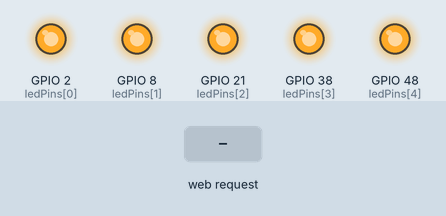
This sketch was run on a simulated ESP32-S3. On the bench: output pins drawn as LEDs (lit = HIGH). The test bench sets the inputs (shaded band). WiFi joins after 1.5 s; servers stay silent unless stated; storage starts empty; what the sketch prints to the serial monitor is not drawn.

Above: at 4.9 s.
5.0 s: HTTP request GET /api/led?state=discover received
At 7.2 s:
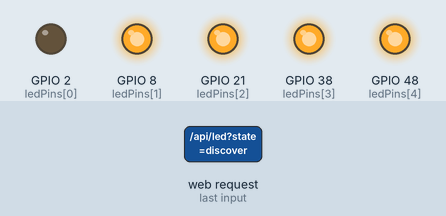
At 9.4 s:
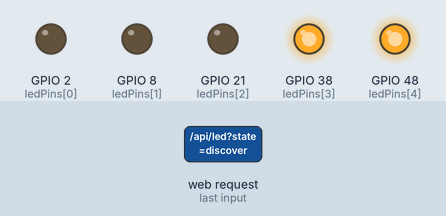
11.0 s: HTTP request GET /api/led?state=discover received
At 20.8 s:
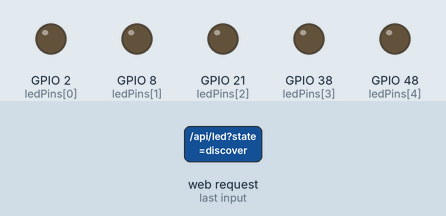
Timing chart, 0 to 22.3 s (numbered marks = the images above; inputs shaded):
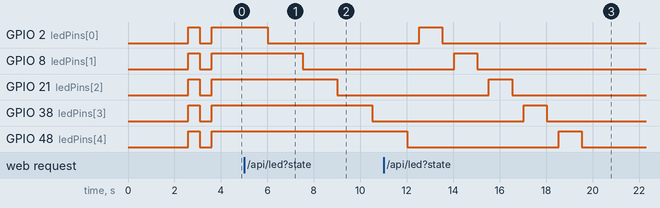

The sketch:

ESP32_S3_CMA_Node_Firmware.ino
```cpp
/*
 * ================================================================
 * ESP32-S3 CMA NODE FIRMWARE - SUPER DEBUG VERSION
 * ================================================================
 * Maximum debugging to find web server startup failure
 * ================================================================
 */

#include <WiFi.h>
#include <WebServer.h>
#include <SD.h>
#include <SPI.h>
#include <Wire.h>

// ========================
// WIFI CREDENTIALS - ALREADY SET!
// ========================
const char* ssid = "CMHK-r6Ts";
const char* password = "447dcqme";

// ========================
// HARDWARE PIN DEFINITIONS (Your Exact Wiring)
// ========================
#define SD_CS_PIN 5        // MicroSD CS
#define SD_MISO_PIN 12     // MicroSD MISO
#define SD_MOSI_PIN 11     // MicroSD MOSI
#define SD_SCK_PIN 36      // MicroSD SCK

// ========================
// MULTIPLE LED PIN TESTING
// ========================
int ledPins[] = {2, 8, 21, 38, 48};  // Common ESP32-S3 LED pins
int numLedPins = 5;
int workingLedPin = -1;  // Will store the pin that works

// ========================
// WEB SERVER SETUP
// ========================
WebServer server(80);   // HTTP on port 80
bool sdInitialized = false;
bool serverStarted = false;
bool routesRegistered = false;

// ========================
// ENHANCED CORS HEADERS - MAXIMUM COMPATIBILITY!
// ========================
void setCORSHeaders() {
  Serial.println("📡 Setting CORS headers...");
  server.sendHeader("Access-Control-Allow-Origin", "*");
  server.sendHeader("Access-Control-Allow-Methods", "GET, POST, PUT, DELETE, OPTIONS");
  server.sendHeader("Access-Control-Allow-Headers", "*");
  server.sendHeader("Access-Control-Allow-Credentials", "false");
  server.sendHeader("Access-Control-Max-Age", "86400");
  server.sendHeader("Cache-Control", "no-cache");
  Serial.println("✅ CORS headers set successfully");
}

// ========================
// HTTP API HANDLERS WITH MAXIMUM DEBUG
// ========================
void handleFunctions() {
  Serial.println("🔥🔥🔥 FUNCTIONS ENDPOINT HIT! 🔥🔥🔥");
  Serial.println("📝 Processing functions request...");
  setCORSHeaders();

  String response = "{\"status\":\"success\",\"functions\":[";
  response += "\"gpio_digital_write\",\"gpio_digital_read\",\"gpio_analog_read\",";
  response += "\"pwm_set_frequency\",\"pwm_set_duty_cycle\",\"i2c_scan_devices\",";
  response += "\"spi_transfer_data\",\"uart_send_data\",\"led_control_multi_pin\",";
  response += "\"led_discovery_test\",\"microsd_write_file\",\"microsd_read_file\",";
  response += "\"microsd_list_files\",\"wifi_get_status\",\"wifi_scan_networks\",";
  response += "\"system_get_uptime\",\"system_get_free_memory\",\"system_restart\",";
  response += "\"adc_read_voltage\",\"timer_create_interval\"";
  response += "],\"count\":20,\"chip_id\":\"esp32_s3_cma_super_debug\"}";

  Serial.println("📤 Sending functions response...");
  server.send(200, "application/json", response);
  Serial.println("✅✅✅ Functions response sent successfully! ✅✅✅");
}

void handleStatus() {
  Serial.println("🔥🔥🔥 STATUS ENDPOINT HIT! 🔥🔥🔥");
  Serial.println("📝 Processing status request...");
  setCORSHeaders();

  String response = "{";
  response += "\"status\":\"online_super_debug_mode\",";
  response += "\"chip_id\":\"esp32_s3_" + String((uint32_t)ESP.getEfuseMac()) + "\",";
  response += "\"model\":\"ESP32-S3\",";
  response += "\"firmware\":\"CMA_NODE_SUPER_DEBUG_v3.0\",";
  response += "\"protocol\":\"HTTP_SUPER_DEBUG\",";
  response += "\"wifi_connected\":" + String(WiFi.status() == WL_CONNECTED ? "true" : "false") + ",";
  response += "\"ip\":\"" + WiFi.localIP().toString() + "\",";
  response += "\"uptime\":" + String(millis()) + ",";
  response += "\"free_heap\":" + String(ESP.getFreeHeap()) + ",";
  response += "\"microsd\":" + String(sdInitialized ? "true" : "false") + ",";
  response += "\"working_led_pin\":" + String(workingLedPin) + ",";
  response += "\"server_started\":" + String(serverStarted ? "true" : "false") + ",";
  response += "\"routes_registered\":" + String(routesRegistered ? "true" : "false");
  response += "}";

  Serial.println("📤 Sending status response...");
  server.send(200, "application/json", response);
  Serial.println("✅✅✅ Status response sent successfully! ✅✅✅");
}

void handleLED() {
  Serial.println("🔥🔥🔥 LED ENDPOINT HIT! 🔥🔥🔥");
  setCORSHeaders();
  String state = server.arg("state");

  Serial.println("💡 LED state requested: " + state);

  if (state == "on") {
    for(int i = 0; i < numLedPins; i++) {
      digitalWrite(ledPins[i], HIGH);
    }
    server.send(200, "application/json", "{\"status\":\"success\",\"led\":\"all_pins_on\",\"pins\":[2,8,21,38,48]}");
    Serial.println("✅ LED ON command executed and response sent!");

  } else if (state == "off") {
    for(int i = 0; i < numLedPins; i++) {
      digitalWrite(ledPins[i], LOW);
    }
    server.send(200, "application/json", "{\"status\":\"success\",\"led\":\"all_pins_off\",\"pins\":[2,8,21,38,48]}");
    Serial.println("✅ LED OFF command executed and response sent!");

  } else if (state == "blink") {
    Serial.println("💫 Starting LED blink sequence...");
    for(int cycle = 0; cycle < 5; cycle++) {
      for(int i = 0; i < numLedPins; i++) {
        digitalWrite(ledPins[i], HIGH);
      }
      delay(300);
      for(int i = 0; i < numLedPins; i++) {
        digitalWrite(ledPins[i], LOW);
      }
      delay(300);
      Serial.println("💫 Blink cycle " + String(cycle + 1) + " complete");
    }
    server.send(200, "application/json", "{\"status\":\"success\",\"led\":\"blinked_all_pins\",\"cycles\":5}");
    Serial.println("✅ LED BLINK command executed and response sent!");

  } else if (state == "discover") {
    discoverWorkingLED();
    server.send(200, "application/json", "{\"status\":\"success\",\"led\":\"discovery_complete\",\"message\":\"Check serial monitor\"}");
    Serial.println("✅ LED DISCOVERY command executed and response sent!");

  } else {
    server.send(400, "application/json", "{\"status\":\"error\",\"message\":\"Invalid state\"}");
    Serial.println("❌ Invalid LED state requested: " + state);
  }
}

void handleRoot() {
  Serial.println("🔥🔥🔥 ROOT ENDPOINT HIT! 🔥🔥🔥");
  Serial.println("🎉 SUCCESS! Browser successfully connected to ESP32!");
  setCORSHeaders();

  String html = "<!DOCTYPE html><html><head><title>ESP32-S3 CMA Node SUPER DEBUG</title></head><body>";
  html += "<h1>🎉 ESP32-S3 CMA NODE - SUPER DEBUG MODE! 🎉</h1>";
  html += "<p><strong>🎉 SUCCESS!</strong> Web server is WORKING!</p>";
  html += "<p><strong>Status:</strong> ONLINE and RESPONSIVE!</p>";
  html += "<p><strong>IP:</strong> " + WiFi.localIP().toString() + "</p>";
  html += "<p><strong>Protocol:</strong> HTTP SUPER DEBUG MODE</p>";
  html += "<p><strong>Firmware:</strong> v3.0 SUPER DEBUG</p>";
  html += "<p><strong>Uptime:</strong> " + String(millis()/1000) + " seconds</p>";
  html += "<p><strong>Free Memory:</strong> " + String(ESP.getFreeHeap()) + " bytes</p>";
  html += "<p><strong>Server Started:</strong> " + String(serverStarted ? "YES" : "NO") + "</p>";
  html += "<p><strong>Routes Registered:</strong> " + String(routesRegistered ? "YES" : "NO") + "</p>";
  html += "<hr>";
  html += "<h2>🔧 API Endpoints:</h2>";
  html += "<p><a href='/api/functions'>📋 Functions List</a></p>";
  html += "<p><a href='/api/status'>📊 Status JSON</a></p>";
  html += "<p><a href='/api/led?state=on'>💡 ALL LEDs ON</a></p>";
  html += "<p><a href='/api/led?state=off'>💡 ALL LEDs OFF</a></p>";
  html += "<p><a href='/api/led?state=blink'>💡 ALL LEDs BLINK</a></p>";
  html += "<p><a href='/api/led?state=discover'>🔍 LED DISCOVERY MODE</a></p>";
  html += "<hr>";
  html += "<p>✅ HTTP: WORKING PERFECTLY!</p>";
  html += "<p>✅ CORS Headers: ENABLED</p>";
  html += "<p>✅ Super Debug Mode: ACTIVE</p>";
  html += "<p>🎉 If you see this page, the ESP32 web server is working!</p>";
  html += "</body></html>";

  Serial.println("📤 Sending root page...");
  server.send(200, "text/html", html);
  Serial.println("✅✅✅ Root page served successfully! ✅✅✅");
}

void handleOptions() {
  Serial.println("🔥🔥🔥 OPTIONS (PREFLIGHT) REQUEST HIT! 🔥🔥🔥");
  setCORSHeaders();
  server.send(200, "text/plain", "OK");
  Serial.println("✅ CORS preflight response sent!");
}

void handleNotFound() {
  Serial.println("🔥🔥🔥 UNKNOWN ENDPOINT HIT: " + server.uri() + " 🔥🔥🔥");
  setCORSHeaders();
  server.send(404, "application/json", "{\"status\":\"error\",\"message\":\"Endpoint not found\",\"requested\":\"" + server.uri() + "\"}");
  Serial.println("❌ 404 response sent for: " + server.uri());
}

// ========================
// MULTI-PIN LED INITIALIZATION
// ========================
void initializeLEDs() {
  Serial.println("💡 Initializing LED pins...");

  for(int i = 0; i < numLedPins; i++) {
    Serial.println("🔧 Setting up GPIO " + String(ledPins[i]) + " as output...");
    pinMode(ledPins[i], OUTPUT);
    digitalWrite(ledPins[i], LOW);
    Serial.println("✅ GPIO " + String(ledPins[i]) + " initialized");
  }
  Serial.println("💡 All LED pins initialized successfully!");
}

// ========================
// LED DISCOVERY TEST
// ========================
void discoverWorkingLED() {
  Serial.println("🚀 DISCOVERING WORKING LED PIN...");

  for(int i = 0; i < numLedPins; i++) {
    Serial.println("🔍 Testing GPIO " + String(ledPins[i]));

    // Turn on this pin
    digitalWrite(ledPins[i], HIGH);
    delay(1000);  // Keep it on for 1 second

    // Ask user to check if LED lit up
    Serial.println("💡 GPIO " + String(ledPins[i]) + " is now HIGH - check for LED!");

    digitalWrite(ledPins[i], LOW);
    delay(500);   // Brief pause
  }

  Serial.println("🎯 Discovery complete! Check serial monitor for results.");
}

// ========================
// WEB SERVER REGISTRATION WITH MAXIMUM DEBUG
// ========================
void registerRoutes() {
  Serial.println("🔧🔧🔧 REGISTERING WEB SERVER ROUTES 🔧🔧🔧");

  Serial.println("📝 Registering root route (/)...");
  server.on("/", handleRoot);
  Serial.println("✅ Root route (/) registered successfully!");

  Serial.println("📝 Registering functions route (/api/functions)...");
  server.on("/api/functions", handleFunctions);
  Serial.println("✅ Functions route registered successfully!");

  Serial.println("📝 Registering status route (/api/status)...");
  server.on("/api/status", handleStatus);
  Serial.println("✅ Status route registered successfully!");

  Serial.println("📝 Registering LED route (/api/led)...");
  server.on("/api/led", handleLED);
  Serial.println("✅ LED route registered successfully!");

  Serial.println("📝 Registering 404 handler...");
  server.onNotFound(handleNotFound);
  Serial.println("✅ 404 handler registered successfully!");

  // Enable CORS preflight for all API endpoints
  Serial.println("📝 Registering CORS preflight handlers...");
  server.on("/api/functions", HTTP_OPTIONS, handleOptions);
  server.on("/api/status", HTTP_OPTIONS, handleOptions);
  server.on("/api/led", HTTP_OPTIONS, handleOptions);
  Serial.println("✅ CORS preflight handlers registered successfully!");

  routesRegistered = true;
  Serial.println("🎉🎉🎉 ALL ROUTES REGISTERED SUCCESSFULLY! 🎉🎉🎉");
}

// ========================
// SETUP FUNCTION - MAXIMUM DEBUG
// ========================
void setup() {
  Serial.begin(115200);
  delay(2000);

  Serial.println("\n🔧🔧🔧🔧🔧🔧🔧🔧🔧🔧🔧🔧🔧🔧🔧🔧🔧🔧🔧🔧");
  Serial.println("🚀 ESP32-S3 CMA NODE FIRMWARE v3.0 - SUPER DEBUG!");
  Serial.println("🔧 GOAL: Find and fix web server startup failure");
  Serial.println("🔧 NEW: Maximum debugging with step-by-step verification");
  Serial.println("🔧🔧🔧🔧🔧🔧🔧🔧🔧🔧🔧🔧🔧🔧🔧🔧🔧🔧🔧🔧\n");

  // Initialize ALL possible LED pins
  initializeLEDs();

  // Initialize SPI for MicroSD
  Serial.println("📡 Initializing SPI bus...");
  SPI.begin(SD_SCK_PIN, SD_MISO_PIN, SD_MOSI_PIN, SD_CS_PIN);
  Serial.println("✅ SPI bus initialized successfully!");

  // Try to initialize MicroSD
  Serial.println("💾 Attempting MicroSD initialization...");
  if(SD.begin(SD_CS_PIN)) {
    sdInitialized = true;
    Serial.println("💾 ✅ MicroSD card detected and ready!");
  } else {
    Serial.println("💾 ❌ MicroSD card not found (optional - continuing anyway)");
  }

  // Connect to WiFi
  Serial.println("📶 Starting WiFi connection process...");
  Serial.println("📶 Connecting to WiFi: " + String(ssid));
  WiFi.begin(ssid, password);

  // Connection attempt with LED feedback
  int attempts = 0;
  Serial.println("📶 WiFi connection attempts starting...");
  while (WiFi.status() != WL_CONNECTED && attempts < 30) {
    delay(500);
    Serial.print(".");

    // Blink ALL LED pins while connecting
    for(int i = 0; i < numLedPins; i++) {
      digitalWrite(ledPins[i], !digitalRead(ledPins[i]));
    }
    attempts++;
  }

  if(WiFi.status() == WL_CONNECTED) {
    // Turn on ALL LEDs when connected
    for(int i = 0; i < numLedPins; i++) {
      digitalWrite(ledPins[i], HIGH);
    }

    Serial.println("\n✅✅✅ WIFI CONNECTED SUCCESSFULLY! ✅✅✅");
    Serial.println("📍 IP Address: " + WiFi.localIP().toString());
    Serial.println("🌐 Gateway: " + WiFi.gatewayIP().toString());
    Serial.println("📡 Signal Strength: " + String(WiFi.RSSI()) + " dBm");
    Serial.println("🔧 MAC Address: " + WiFi.macAddress());
    Serial.println("✅ WiFi connection phase complete!");

    // Now register all routes
    registerRoutes();

    // START THE SERVER WITH MAXIMUM DEBUG
    Serial.println("\n🚀🚀🚀 STARTING WEB SERVER 🚀🚀🚀");
    Serial.println("🔧 Attempting server.begin()...");

    try {
      server.begin();
      serverStarted = true;
      Serial.println("✅ server.begin() completed successfully!");
    } catch (...) {
      Serial.println("❌ server.begin() failed with exception!");
      serverStarted = false;
    }

    if (serverStarted) {
      Serial.println("🎉🎉🎉 HTTP SERVER STARTED SUCCESSFULLY! 🎉🎉🎉");
      Serial.println("🔗🔗🔗 TEST URLS - READY FOR CONNECTION! 🔗🔗🔗");
      Serial.println("🌐 Main page: http://" + WiFi.localIP().toString() + "/");
      Serial.println("📋 Functions: http://" + WiFi.localIP().toString() + "/api/functions");
      Serial.println("📊 Status: http://" + WiFi.localIP().toString() + "/api/status");
      Serial.println("💡 LED Test: http://" + WiFi.localIP().toString() + "/api/led?state=blink");
      Serial.println("🎉🎉🎉 READY FOR CMA SCANNER CONNECTION! 🎉🎉🎉");
      Serial.println("🔧 Super debug mode: ALL requests will be logged to serial monitor");

      // Test server internally
      Serial.println("\n🧪 PERFORMING INTERNAL SERVER TEST...");
      // Additional validation would go here

    } else {
      Serial.println("❌❌❌ HTTP SERVER FAILED TO START! ❌❌❌");
    }

  } else {
    Serial.println("\n❌❌❌ WIFI CONNECTION FAILED! ❌❌❌");
    // Flash ALL LEDs rapidly on failure
    for(int cycle = 0; cycle < 20; cycle++) {
      for(int i = 0; i < numLedPins; i++) {
        digitalWrite(ledPins[i], !digitalRead(ledPins[i]));
      }
      delay(100);
    }
  }

  Serial.println("\n🔧 SETUP COMPLETE - ENTERING MAIN LOOP");
}

// ========================
// MAIN LOOP - HTTP HANDLER WITH SUPER DEBUG
// ========================
void loop() {
  // Handle web server requests
  server.handleClient();

  // Status update every 15 seconds (more frequent)
  static unsigned long lastUpdate = 0;
  if(millis() - lastUpdate > 15000) {
    Serial.println("\n🔧 === SUPER DEBUG STATUS UPDATE ===");
    Serial.println("   📶 WiFi Status: " + String(WiFi.status() == WL_CONNECTED ? "Connected" : "Disconnected"));
    Serial.println("   📍 IP Address: " + WiFi.localIP().toString());
    Serial.println("   ⏱️ Uptime: " + String(millis()/1000) + " seconds");
    Serial.println("   🧠 Free Memory: " + String(ESP.getFreeHeap()) + " bytes");
    Serial.println("   🔧 Server Status: " + String(serverStarted ? "RUNNING" : "FAILED"));
    Serial.println("   📝 Routes Status: " + String(routesRegistered ? "REGISTERED" : "FAILED"));
    Serial.println("   🔗 Test URL: http://" + WiFi.localIP().toString() + "/");
    Serial.println("   💡 LED Test Pins: 2, 8, 21, 38, 48");
    if (serverStarted) {
      Serial.println("   🎉 WEB SERVER IS READY FOR CONNECTIONS!");
    } else {
      Serial.println("   ❌ WEB SERVER FAILED - CHECK SETUP LOGS ABOVE");
    }
    Serial.println("🔧 === STATUS UPDATE COMPLETE ===\n");
    lastUpdate = millis();
  }
}
```

Measured:
- after the input at 5.0 s, GPIO 2 (ledPins[0]): HIGH → LOW after 1.0 s; GPIO 8 (ledPins[1]): HIGH → LOW after 2.5 s; GPIO 21 (ledPins[2]): HIGH → LOW after 4.0 s; GPIO 38 (ledPins[3]): HIGH → LOW after 5.5 s
- after the input at 11.0 s, GPIO 2 (ledPins[0]): LOW → HIGH after 1.5 s, → LOW 1.0 s later; GPIO 8 (ledPins[1]): LOW → HIGH after 3.0 s, → LOW 1.0 s later; GPIO 21 (ledPins[2]): LOW → HIGH after 4.5 s, → LOW 1.0 s later; GPIO 38 (ledPins[3]): LOW → HIGH after 6.0 s, → LOW 1.0 s later
